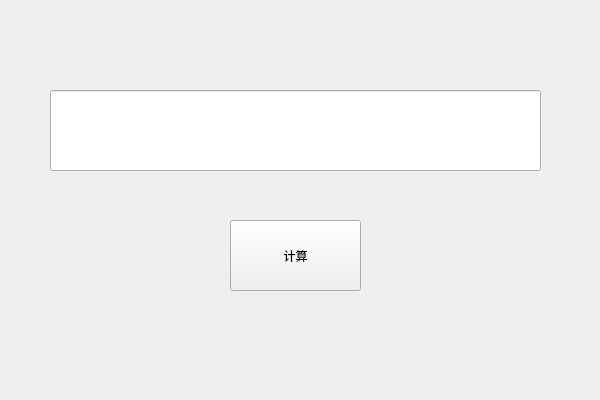
<?xml version="1.0" encoding="UTF-8"?>
<ui version="4.0">
 <class>CalculatorWindow</class>
 <widget class="QWidget" name="CalculatorWindow">
  <property name="geometry">
   <rect>
    <x>0</x>
    <y>0</y>
    <width>600</width>
    <height>400</height>
   </rect>
  </property>
  <property name="windowTitle">
   <string>Form</string>
  </property>
  <widget class="QLineEdit" name="lineEdit">
   <property name="geometry">
    <rect>
     <x>50</x>
     <y>90</y>
     <width>491</width>
     <height>81</height>
    </rect>
   </property>
  </widget>
  <widget class="QPushButton" name="button">
   <property name="geometry">
    <rect>
     <x>230</x>
     <y>220</y>
     <width>131</width>
     <height>71</height>
    </rect>
   </property>
   <property name="text">
    <string>计算</string>
   </property>
  </widget>
 </widget>
 <resources/>
 <connections/>
</ui>
